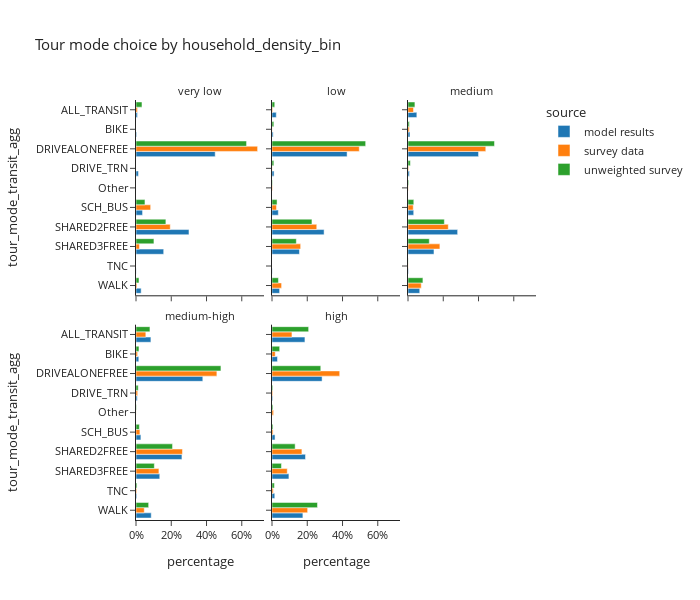
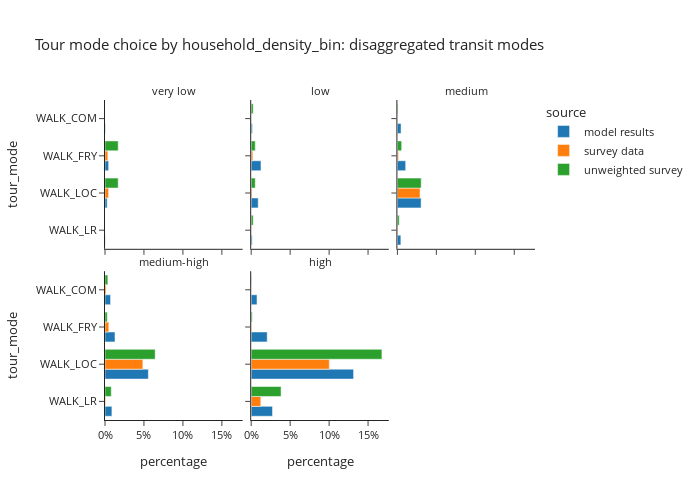

The notebook cell these images were saved under, in order:
### Code cell
plot_mode_choice(tour_mode_data,'household_density_bin',3,600)
plot_mode_choice_transit(tour_mode_data,'household_density_bin',3,500)

### Figure 1 — Plotly figure (JSON) as saved in the notebook; plotly's stock layout.template omitted (floating-point values rounded to 4 significant figures)
{"data": [{"alignmentgroup": "True", "hovertemplate": "source=model results<br>household_density_bin=very low<br>percentage=%{x}<br>tour_mode_transit_agg=%{y}<extra></extra>", "legendgroup": "model results", "marker": {"color": "#1F77B4", "pattern": {"shape": ""}}, "name": "model results", "offsetgroup": "model results", "orientation": "h", "showlegend": true, "textposition": "auto", "type": "bar", "x": [0.008305, 0.003845, 0.4492, 0.0139, 0.0, 0.03719, 0.3005, 0.1571, 0.0007281, 0.02923], "xaxis": "x4", "y": ["ALL_TRANSIT", "BIKE", "DRIVEALONEFREE", "DRIVE_TRN", "Other", "SCH_BUS", "SHARED2FREE", "SHARED3FREE", "TNC", "WALK"], "yaxis": "y4"}, {"alignmentgroup": "True", "hovertemplate": "source=model results<br>household_density_bin=low<br>percentage=%{x}<br>tour_mode_transit_agg=%{y}<extra></extra>", "legendgroup": "model results", "marker": {"color": "#1F77B4", "pattern": {"shape": ""}}, "name": "model results", "offsetgroup": "model results", "orientation": "h", "showlegend": false, "textposition": "auto", "type": "bar", "x": [0.0243, 0.006564, 0.426, 0.01175, 0.0, 0.03586, 0.2954, 0.1557, 0.001266, 0.0431], "xaxis": "x5", "y": ["ALL_TRANSIT", "BIKE", "DRIVEALONEFREE", "DRIVE_TRN", "Other", "SCH_BUS", "SHARED2FREE", "SHARED3FREE", "TNC", "WALK"], "yaxis": "y5"}, {"alignmentgroup": "True", "hovertemplate": "source=model results<br>household_density_bin=medium<br>percentage=%{x}<br>tour_mode_transit_agg=%{y}<extra></extra>", "legendgroup": "model results", "marker": {"color": "#1F77B4", "pattern": {"shape": ""}}, "name": "model results", "offsetgroup": "model results", "orientation": "h", "showlegend": false, "textposition": "auto", "type": "bar", "x": [0.05015, 0.01125, 0.4001, 0.008185, 0.0, 0.03241, 0.2816, 0.1473, 0.002395, 0.0666], "xaxis": "x6", "y": ["ALL_TRANSIT", "BIKE", "DRIVEALONEFREE", "DRIVE_TRN", "Other", "SCH_BUS", "SHARED2FREE", "SHARED3FREE", "TNC", "WALK"], "yaxis": "y6"}, {"alignmentgroup": "True", "hovertemplate": "source=model results<br>household_density_bin=medium-high<br>percentage=%{x}<br>tour_mode_transit_agg=%{y}<extra></extra>", "legendgroup": "model results", "marker": {"color": "#1F77B4", "pattern": {"shape": ""}}, "name": "model results", "offsetgroup": "model results", "orientation": "h", "showlegend": false, "textposition": "auto", "type": "bar", "x": [0.08449, 0.01589, 0.3789, 0.007024, 0.0, 0.02776, 0.2605, 0.1347, 0.004317, 0.08639], "xaxis": "x", "y": ["ALL_TRANSIT", "BIKE", "DRIVEALONEFREE", "DRIVE_TRN", "Other", "SCH_BUS", "SHARED2FREE", "SHARED3FREE", "TNC", "WALK"], "yaxis": "y"}, {"alignmentgroup": "True", "hovertemplate": "source=model results<br>household_density_bin=high<br>percentage=%{x}<br>tour_mode_transit_agg=%{y}<extra></extra>", "legendgroup": "model results", "marker": {"color": "#1F77B4", "pattern": {"shape": ""}}, "name": "model results", "offsetgroup": "model results", "orientation": "h", "showlegend": false, "textposition": "auto", "type": "bar", "x": [0.1868, 0.03102, 0.2842, 0.004001, 0.0, 0.01723, 0.1899, 0.09598, 0.01569, 0.1752], "xaxis": "x2", "y": ["ALL_TRANSIT", "BIKE", "DRIVEALONEFREE", "DRIVE_TRN", "Other", "SCH_BUS", "SHARED2FREE", "SHARED3FREE", "TNC", "WALK"], "yaxis": "y2"}, {"alignmentgroup": "True", "hovertemplate": "source=survey data<br>household_density_bin=very low<br>percentage=%{x}<br>tour_mode_transit_agg=%{y}<extra></extra>", "legendgroup": "survey data", "marker": {"color": "#FF7F0E", "pattern": {"shape": ""}}, "name": "survey data", "offsetgroup": "survey data", "orientation": "h", "showlegend": true, "textposition": "auto", "type": "bar", "x": [0.008246, 0.0, 0.6897, 0.0, 0.0, 0.08317, 0.1942, 0.01955, 0.0, 0.005103], "xaxis": "x4", "y": ["ALL_TRANSIT", "BIKE", "DRIVEALONEFREE", "DRIVE_TRN", "Other", "SCH_BUS", "SHARED2FREE", "SHARED3FREE", "TNC", "WALK"], "yaxis": "y4"}, {"alignmentgroup": "True", "hovertemplate": "source=survey data<br>household_density_bin=low<br>percentage=%{x}<br>tour_mode_transit_agg=%{y}<extra></extra>", "legendgroup": "survey data", "marker": {"color": "#FF7F0E", "pattern": {"shape": ""}}, "name": "survey data", "offsetgroup": "survey data", "orientation": "h", "showlegend": false, "textposition": "auto", "type": "bar", "x": [0.003793, 0.0008839, 0.495, 0.0009694, 0.002982, 0.02552, 0.2539, 0.1625, 0.0, 0.05446], "xaxis": "x5", "y": ["ALL_TRANSIT", "BIKE", "DRIVEALONEFREE", "DRIVE_TRN", "Other", "SCH_BUS", "SHARED2FREE", "SHARED3FREE", "TNC", "WALK"], "yaxis": "y5"}, {"alignmentgroup": "True", "hovertemplate": "source=survey data<br>household_density_bin=medium<br>percentage=%{x}<br>tour_mode_transit_agg=%{y}<extra></extra>", "legendgroup": "survey data", "marker": {"color": "#FF7F0E", "pattern": {"shape": ""}}, "name": "survey data", "offsetgroup": "survey data", "orientation": "h", "showlegend": false, "textposition": "auto", "type": "bar", "x": [0.03106, 0.007623, 0.4412, 0.003531, 0.001464, 0.02971, 0.2285, 0.1809, 0.0009514, 0.07519], "xaxis": "x6", "y": ["ALL_TRANSIT", "BIKE", "DRIVEALONEFREE", "DRIVE_TRN", "Other", "SCH_BUS", "SHARED2FREE", "SHARED3FREE", "TNC", "WALK"], "yaxis": "y6"}, {"alignmentgroup": "True", "hovertemplate": "source=survey data<br>household_density_bin=medium-high<br>percentage=%{x}<br>tour_mode_transit_agg=%{y}<extra></extra>", "legendgroup": "survey data", "marker": {"color": "#FF7F0E", "pattern": {"shape": ""}}, "name": "survey data", "offsetgroup": "survey data", "orientation": "h", "showlegend": false, "textposition": "auto", "type": "bar", "x": [0.05575, 0.009021, 0.4588, 0.00954, 0.0004731, 0.02202, 0.2636, 0.1299, 0.004069, 0.04688], "xaxis": "x", "y": ["ALL_TRANSIT", "BIKE", "DRIVEALONEFREE", "DRIVE_TRN", "Other", "SCH_BUS", "SHARED2FREE", "SHARED3FREE", "TNC", "WALK"], "yaxis": "y"}, {"alignmentgroup": "True", "hovertemplate": "source=survey data<br>household_density_bin=high<br>percentage=%{x}<br>tour_mode_transit_agg=%{y}<extra></extra>", "legendgroup": "survey data", "marker": {"color": "#FF7F0E", "pattern": {"shape": ""}}, "name": "survey data", "offsetgroup": "survey data", "orientation": "h", "showlegend": false, "textposition": "auto", "type": "bar", "x": [0.1132, 0.01826, 0.3841, 0.004043, 0.009084, 0.006087, 0.1696, 0.08647, 0.007074, 0.2022], "xaxis": "x2", "y": ["ALL_TRANSIT", "BIKE", "DRIVEALONEFREE", "DRIVE_TRN", "Other", "SCH_BUS", "SHARED2FREE", "SHARED3FREE", "TNC", "WALK"], "yaxis": "y2"}, {"alignmentgroup": "True", "hovertemplate": "source=unweighted survey<br>household_density_bin=very low<br>percentage=%{x}<br>tour_mode_transit_agg=%{y}<extra></extra>", "legendgroup": "unweighted survey", "marker": {"color": "#2CA02C", "pattern": {"shape": ""}}, "name": "unweighted survey", "offsetgroup": "unweighted survey", "orientation": "h", "showlegend": true, "textposition": "auto", "type": "bar", "x": [0.0339, 0.0, 0.6271, 0.0, 0.0, 0.05085, 0.1695, 0.1017, 0.0, 0.01695], "xaxis": "x4", "y": ["ALL_TRANSIT", "BIKE", "DRIVEALONEFREE", "DRIVE_TRN", "Other", "SCH_BUS", "SHARED2FREE", "SHARED3FREE", "TNC", "WALK"], "yaxis": "y4"}, {"alignmentgroup": "True", "hovertemplate": "source=unweighted survey<br>household_density_bin=low<br>percentage=%{x}<br>tour_mode_transit_agg=%{y}<extra></extra>", "legendgroup": "unweighted survey", "marker": {"color": "#2CA02C", "pattern": {"shape": ""}}, "name": "unweighted survey", "offsetgroup": "unweighted survey", "orientation": "h", "showlegend": false, "textposition": "auto", "type": "bar", "x": [0.01562, 0.01042, 0.5312, 0.01042, 0.002604, 0.02865, 0.2266, 0.138, 0.0, 0.03646], "xaxis": "x5", "y": ["ALL_TRANSIT", "BIKE", "DRIVEALONEFREE", "DRIVE_TRN", "Other", "SCH_BUS", "SHARED2FREE", "SHARED3FREE", "TNC", "WALK"], "yaxis": "y5"}, {"alignmentgroup": "True", "hovertemplate": "source=unweighted survey<br>household_density_bin=medium<br>percentage=%{x}<br>tour_mode_transit_agg=%{y}<extra></extra>", "legendgroup": "unweighted survey", "marker": {"color": "#2CA02C", "pattern": {"shape": ""}}, "name": "unweighted survey", "offsetgroup": "unweighted survey", "orientation": "h", "showlegend": false, "textposition": "auto", "type": "bar", "x": [0.03918, 0.007837, 0.4906, 0.01332, 0.003918, 0.03292, 0.2061, 0.1207, 0.0007837, 0.08464], "xaxis": "x6", "y": ["ALL_TRANSIT", "BIKE", "DRIVEALONEFREE", "DRIVE_TRN", "Other", "SCH_BUS", "SHARED2FREE", "SHARED3FREE", "TNC", "WALK"], "yaxis": "y6"}, {"alignmentgroup": "True", "hovertemplate": "source=unweighted survey<br>household_density_bin=medium-high<br>percentage=%{x}<br>tour_mode_transit_agg=%{y}<extra></extra>", "legendgroup": "unweighted survey", "marker": {"color": "#2CA02C", "pattern": {"shape": ""}}, "name": "unweighted survey", "offsetgroup": "unweighted survey", "orientation": "h", "showlegend": false, "textposition": "auto", "type": "bar", "x": [0.07906, 0.01684, 0.4817, 0.01245, 0.002196, 0.01903, 0.2072, 0.104, 0.005857, 0.07174], "xaxis": "x", "y": ["ALL_TRANSIT", "BIKE", "DRIVEALONEFREE", "DRIVE_TRN", "Other", "SCH_BUS", "SHARED2FREE", "SHARED3FREE", "TNC", "WALK"], "yaxis": "y"}, {"alignmentgroup": "True", "hovertemplate": "source=unweighted survey<br>household_density_bin=high<br>percentage=%{x}<br>tour_mode_transit_agg=%{y}<extra></extra>", "legendgroup": "unweighted survey", "marker": {"color": "#2CA02C", "pattern": {"shape": ""}}, "name": "unweighted survey", "offsetgroup": "unweighted survey", "orientation": "h", "showlegend": false, "textposition": "auto", "type": "bar", "x": [0.2078, 0.04348, 0.2766, 0.004577, 0.005436, 0.005722, 0.1313, 0.05364, 0.01345, 0.2579], "xaxis": "x2", "y": ["ALL_TRANSIT", "BIKE", "DRIVEALONEFREE", "DRIVE_TRN", "Other", "SCH_BUS", "SHARED2FREE", "SHARED3FREE", "TNC", "WALK"], "yaxis": "y2"}], "layout": {"annotations": [{"font": {}, "showarrow": false, "text": "medium-high", "x": 0.16, "xanchor": "center", "xref": "paper", "y": 0.465, "yanchor": "bottom", "yref": "paper"}, {"font": {}, "showarrow": false, "text": "high", "x": 0.5, "xanchor": "center", "xref": "paper", "y": 0.465, "yanchor": "bottom", "yref": "paper"}, {"font": {}, "showarrow": false, "text": "very low", "x": 0.16, "xanchor": "center", "xref": "paper", "y": 1.0, "yanchor": "bottom", "yref": "paper"}, {"font": {}, "showarrow": false, "text": "low", "x": 0.5, "xanchor": "center", "xref": "paper", "y": 1.0, "yanchor": "bottom", "yref": "paper"}, {"font": {}, "showarrow": false, "text": "medium", "x": 0.84, "xanchor": "center", "xref": "paper", "y": 1.0, "yanchor": "bottom", "yref": "paper"}], "barmode": "group", "font": {"size": 11}, "height": 600, "legend": {"title": {"text": "source"}, "tracegroupgap": 0}, "title": {"text": "Tour mode choice by household_density_bin"}, "width": 700, "xaxis": {"anchor": "y", "domain": [0.0, 0.32], "tickformat": ".0%", "title": {"text": "percentage"}}, "xaxis2": {"anchor": "y2", "domain": [0.34, 0.66], "matches": "x", "tickformat": ".0%", "title": {"text": "percentage"}}, "xaxis3": {"anchor": "y3", "domain": [0.68, 1.0], "matches": "x", "title": {"text": "percentage"}}, "xaxis4": {"anchor": "y4", "domain": [0.0, 0.32], "matches": "x", "showticklabels": false}, "xaxis5": {"anchor": "y5", "domain": [0.34, 0.66], "matches": "x", "showticklabels": false}, "xaxis6": {"anchor": "y6", "domain": [0.68, 1.0], "matches": "x", "showticklabels": false}, "yaxis": {"anchor": "x", "categoryarray": ["WALK", "TNC", "SHARED3FREE", "SHARED2FREE", "SCH_BUS", "Other", "DRIVE_TRN", "DRIVEALONEFREE", "BIKE", "ALL_TRANSIT"], "categoryorder": "array", "domain": [0.0, 0.465], "title": {"text": "tour_mode_transit_agg"}}, "yaxis2": {"anchor": "x2", "domain": [0.0, 0.465], "matches": "y", "showticklabels": false}, "yaxis3": {"anchor": "x3", "domain": [0.0, 0.465], "matches": "y", "showticklabels": false}, "yaxis4": {"anchor": "x4", "categoryarray": ["WALK", "TNC", "SHARED3FREE", "SHARED2FREE", "SCH_BUS", "Other", "DRIVE_TRN", "DRIVEALONEFREE", "BIKE", "ALL_TRANSIT"], "categoryorder": "array", "domain": [0.535, 1.0], "matches": "y", "title": {"text": "tour_mode_transit_agg"}}, "yaxis5": {"anchor": "x5", "domain": [0.535, 1.0], "matches": "y", "showticklabels": false}, "yaxis6": {"anchor": "x6", "domain": [0.535, 1.0], "matches": "y", "showticklabels": false}}}

### Figure 2 — Plotly figure (JSON) as saved in the notebook; plotly's stock layout.template omitted (floating-point values rounded to 4 significant figures)
{"data": [{"alignmentgroup": "True", "hovertemplate": "source=model results<br>household_density_bin=very low<br>percentage=%{x}<br>tour_mode=%{y}<extra></extra>", "legendgroup": "model results", "marker": {"color": "#1F77B4", "pattern": {"shape": ""}}, "name": "model results", "offsetgroup": "model results", "orientation": "h", "showlegend": true, "textposition": "auto", "type": "bar", "x": [0.0005501, 0.004687, 0.002772, 0.0002966], "xaxis": "x4", "y": ["WALK_COM", "WALK_FRY", "WALK_LOC", "WALK_LR"], "yaxis": "y4"}, {"alignmentgroup": "True", "hovertemplate": "source=model results<br>household_density_bin=low<br>percentage=%{x}<br>tour_mode=%{y}<extra></extra>", "legendgroup": "model results", "marker": {"color": "#1F77B4", "pattern": {"shape": ""}}, "name": "model results", "offsetgroup": "model results", "orientation": "h", "showlegend": false, "textposition": "auto", "type": "bar", "x": [0.001498, 0.01257, 0.008983, 0.001251], "xaxis": "x5", "y": ["WALK_COM", "WALK_FRY", "WALK_LOC", "WALK_LR"], "yaxis": "y5"}, {"alignmentgroup": "True", "hovertemplate": "source=model results<br>household_density_bin=medium<br>percentage=%{x}<br>tour_mode=%{y}<extra></extra>", "legendgroup": "model results", "marker": {"color": "#1F77B4", "pattern": {"shape": ""}}, "name": "model results", "offsetgroup": "model results", "orientation": "h", "showlegend": false, "textposition": "auto", "type": "bar", "x": [0.004697, 0.0106, 0.03042, 0.004426], "xaxis": "x6", "y": ["WALK_COM", "WALK_FRY", "WALK_LOC", "WALK_LR"], "yaxis": "y6"}, {"alignmentgroup": "True", "hovertemplate": "source=model results<br>household_density_bin=medium-high<br>percentage=%{x}<br>tour_mode=%{y}<extra></extra>", "legendgroup": "model results", "marker": {"color": "#1F77B4", "pattern": {"shape": ""}}, "name": "model results", "offsetgroup": "model results", "orientation": "h", "showlegend": false, "textposition": "auto", "type": "bar", "x": [0.007132, 0.01282, 0.05569, 0.008851], "xaxis": "x", "y": ["WALK_COM", "WALK_FRY", "WALK_LOC", "WALK_LR"], "yaxis": "y"}, {"alignmentgroup": "True", "hovertemplate": "source=model results<br>household_density_bin=high<br>percentage=%{x}<br>tour_mode=%{y}<extra></extra>", "legendgroup": "model results", "marker": {"color": "#1F77B4", "pattern": {"shape": ""}}, "name": "model results", "offsetgroup": "model results", "orientation": "h", "showlegend": false, "textposition": "auto", "type": "bar", "x": [0.007456, 0.02053, 0.1314, 0.02736], "xaxis": "x2", "y": ["WALK_COM", "WALK_FRY", "WALK_LOC", "WALK_LR"], "yaxis": "y2"}, {"alignmentgroup": "True", "hovertemplate": "source=survey data<br>household_density_bin=very low<br>percentage=%{x}<br>tour_mode=%{y}<extra></extra>", "legendgroup": "survey data", "marker": {"color": "#FF7F0E", "pattern": {"shape": ""}}, "name": "survey data", "offsetgroup": "survey data", "orientation": "h", "showlegend": true, "textposition": "auto", "type": "bar", "x": [0.0, 0.003643, 0.004603, 0.0], "xaxis": "x4", "y": ["WALK_COM", "WALK_FRY", "WALK_LOC", "WALK_LR"], "yaxis": "y4"}, {"alignmentgroup": "True", "hovertemplate": "source=survey data<br>household_density_bin=low<br>percentage=%{x}<br>tour_mode=%{y}<extra></extra>", "legendgroup": "survey data", "marker": {"color": "#FF7F0E", "pattern": {"shape": ""}}, "name": "survey data", "offsetgroup": "survey data", "orientation": "h", "showlegend": false, "textposition": "auto", "type": "bar", "x": [0.0002758, 0.002086, 0.001096, 0.0003356], "xaxis": "x5", "y": ["WALK_COM", "WALK_FRY", "WALK_LOC", "WALK_LR"], "yaxis": "y5"}, {"alignmentgroup": "True", "hovertemplate": "source=survey data<br>household_density_bin=medium<br>percentage=%{x}<br>tour_mode=%{y}<extra></extra>", "legendgroup": "survey data", "marker": {"color": "#FF7F0E", "pattern": {"shape": ""}}, "name": "survey data", "offsetgroup": "survey data", "orientation": "h", "showlegend": false, "textposition": "auto", "type": "bar", "x": [5.356e-05, 0.00144, 0.02908, 0.0004865], "xaxis": "x6", "y": ["WALK_COM", "WALK_FRY", "WALK_LOC", "WALK_LR"], "yaxis": "y6"}, {"alignmentgroup": "True", "hovertemplate": "source=survey data<br>household_density_bin=medium-high<br>percentage=%{x}<br>tour_mode=%{y}<extra></extra>", "legendgroup": "survey data", "marker": {"color": "#FF7F0E", "pattern": {"shape": ""}}, "name": "survey data", "offsetgroup": "survey data", "orientation": "h", "showlegend": false, "textposition": "auto", "type": "bar", "x": [0.001413, 0.00486, 0.04858, 0.0008928], "xaxis": "x", "y": ["WALK_COM", "WALK_FRY", "WALK_LOC", "WALK_LR"], "yaxis": "y"}, {"alignmentgroup": "True", "hovertemplate": "source=survey data<br>household_density_bin=high<br>percentage=%{x}<br>tour_mode=%{y}<extra></extra>", "legendgroup": "survey data", "marker": {"color": "#FF7F0E", "pattern": {"shape": ""}}, "name": "survey data", "offsetgroup": "survey data", "orientation": "h", "showlegend": false, "textposition": "auto", "type": "bar", "x": [0.0001123, 0.0004833, 0.1003, 0.01235], "xaxis": "x2", "y": ["WALK_COM", "WALK_FRY", "WALK_LOC", "WALK_LR"], "yaxis": "y2"}, {"alignmentgroup": "True", "hovertemplate": "source=unweighted survey<br>household_density_bin=very low<br>percentage=%{x}<br>tour_mode=%{y}<extra></extra>", "legendgroup": "unweighted survey", "marker": {"color": "#2CA02C", "pattern": {"shape": ""}}, "name": "unweighted survey", "offsetgroup": "unweighted survey", "orientation": "h", "showlegend": true, "textposition": "auto", "type": "bar", "x": [0.0, 0.01695, 0.01695, 0.0], "xaxis": "x4", "y": ["WALK_COM", "WALK_FRY", "WALK_LOC", "WALK_LR"], "yaxis": "y4"}, {"alignmentgroup": "True", "hovertemplate": "source=unweighted survey<br>household_density_bin=low<br>percentage=%{x}<br>tour_mode=%{y}<extra></extra>", "legendgroup": "unweighted survey", "marker": {"color": "#2CA02C", "pattern": {"shape": ""}}, "name": "unweighted survey", "offsetgroup": "unweighted survey", "orientation": "h", "showlegend": false, "textposition": "auto", "type": "bar", "x": [0.002604, 0.005208, 0.005208, 0.002604], "xaxis": "x5", "y": ["WALK_COM", "WALK_FRY", "WALK_LOC", "WALK_LR"], "yaxis": "y5"}, {"alignmentgroup": "True", "hovertemplate": "source=unweighted survey<br>household_density_bin=medium<br>percentage=%{x}<br>tour_mode=%{y}<extra></extra>", "legendgroup": "unweighted survey", "marker": {"color": "#2CA02C", "pattern": {"shape": ""}}, "name": "unweighted survey", "offsetgroup": "unweighted survey", "orientation": "h", "showlegend": false, "textposition": "auto", "type": "bar", "x": [0.0007837, 0.005486, 0.03056, 0.002351], "xaxis": "x6", "y": ["WALK_COM", "WALK_FRY", "WALK_LOC", "WALK_LR"], "yaxis": "y6"}, {"alignmentgroup": "True", "hovertemplate": "source=unweighted survey<br>household_density_bin=medium-high<br>percentage=%{x}<br>tour_mode=%{y}<extra></extra>", "legendgroup": "unweighted survey", "marker": {"color": "#2CA02C", "pattern": {"shape": ""}}, "name": "unweighted survey", "offsetgroup": "unweighted survey", "orientation": "h", "showlegend": false, "textposition": "auto", "type": "bar", "x": [0.00366, 0.002928, 0.06442, 0.008053], "xaxis": "x", "y": ["WALK_COM", "WALK_FRY", "WALK_LOC", "WALK_LR"], "yaxis": "y"}, {"alignmentgroup": "True", "hovertemplate": "source=unweighted survey<br>household_density_bin=high<br>percentage=%{x}<br>tour_mode=%{y}<extra></extra>", "legendgroup": "unweighted survey", "marker": {"color": "#2CA02C", "pattern": {"shape": ""}}, "name": "unweighted survey", "offsetgroup": "unweighted survey", "orientation": "h", "showlegend": false, "textposition": "auto", "type": "bar", "x": [0.0004291, 0.001287, 0.1678, 0.03834], "xaxis": "x2", "y": ["WALK_COM", "WALK_FRY", "WALK_LOC", "WALK_LR"], "yaxis": "y2"}], "layout": {"annotations": [{"font": {}, "showarrow": false, "text": "medium-high", "x": 0.16, "xanchor": "center", "xref": "paper", "y": 0.465, "yanchor": "bottom", "yref": "paper"}, {"font": {}, "showarrow": false, "text": "high", "x": 0.5, "xanchor": "center", "xref": "paper", "y": 0.465, "yanchor": "bottom", "yref": "paper"}, {"font": {}, "showarrow": false, "text": "very low", "x": 0.16, "xanchor": "center", "xref": "paper", "y": 1.0, "yanchor": "bottom", "yref": "paper"}, {"font": {}, "showarrow": false, "text": "low", "x": 0.5, "xanchor": "center", "xref": "paper", "y": 1.0, "yanchor": "bottom", "yref": "paper"}, {"font": {}, "showarrow": false, "text": "medium", "x": 0.84, "xanchor": "center", "xref": "paper", "y": 1.0, "yanchor": "bottom", "yref": "paper"}], "barmode": "group", "font": {"size": 11}, "height": 500, "legend": {"title": {"text": "source"}, "tracegroupgap": 0}, "title": {"text": "Tour mode choice by household_density_bin: disaggregated transit modes"}, "width": 700, "xaxis": {"anchor": "y", "domain": [0.0, 0.32], "tickformat": ".0%", "title": {"text": "percentage"}}, "xaxis2": {"anchor": "y2", "domain": [0.34, 0.66], "matches": "x", "tickformat": ".0%", "title": {"text": "percentage"}}, "xaxis3": {"anchor": "y3", "domain": [0.68, 1.0], "matches": "x", "title": {"text": "percentage"}}, "xaxis4": {"anchor": "y4", "domain": [0.0, 0.32], "matches": "x", "showticklabels": false}, "xaxis5": {"anchor": "y5", "domain": [0.34, 0.66], "matches": "x", "showticklabels": false}, "xaxis6": {"anchor": "y6", "domain": [0.68, 1.0], "matches": "x", "showticklabels": false}, "yaxis": {"anchor": "x", "categoryarray": ["WALK_LR", "WALK_LOC", "WALK_FRY", "WALK_COM", "WALK", "TNC", "SHARED3FREE", "SHARED2FREE", "SCH_BUS", "Other", "DRIVE_TRN", "DRIVEALONEFREE", "BIKE"], "categoryorder": "array", "domain": [0.0, 0.465], "title": {"text": "tour_mode"}}, "yaxis2": {"anchor": "x2", "domain": [0.0, 0.465], "matches": "y", "showticklabels": false}, "yaxis3": {"anchor": "x3", "domain": [0.0, 0.465], "matches": "y", "showticklabels": false}, "yaxis4": {"anchor": "x4", "categoryarray": ["WALK_LR", "WALK_LOC", "WALK_FRY", "WALK_COM", "WALK", "TNC", "SHARED3FREE", "SHARED2FREE", "SCH_BUS", "Other", "DRIVE_TRN", "DRIVEALONEFREE", "BIKE"], "categoryorder": "array", "domain": [0.535, 1.0], "matches": "y", "title": {"text": "tour_mode"}}, "yaxis5": {"anchor": "x5", "domain": [0.535, 1.0], "matches": "y", "showticklabels": false}, "yaxis6": {"anchor": "x6", "domain": [0.535, 1.0], "matches": "y", "showticklabels": false}}}
